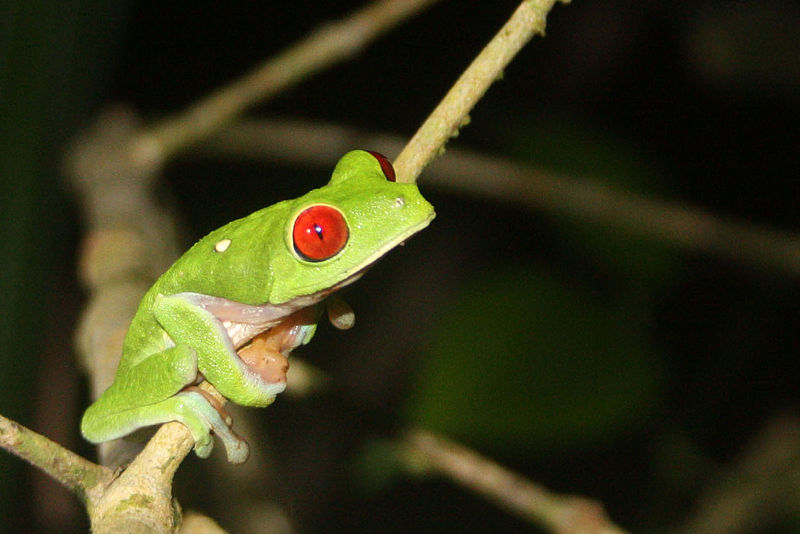
#> input picture doc/Traitement_images/data/grenouille.jpg, 800 x 534 px
$ python grenouille_rotate.py
#> lines starting #> are read from the running program, lines starting #| are printed output that depends on the picture
from PIL import Image
import numpy as np
from matplotlib import pyplot as plt
from matplotlib import cm
from scipy import ndimage
im = Image.open('../data/grenouille.jpg')
#> im is the input picture: PIL image 800x534 RGB; mean R, G, B 54.7, 54.1, 25.7
rouge, vert, bleu = im.split()
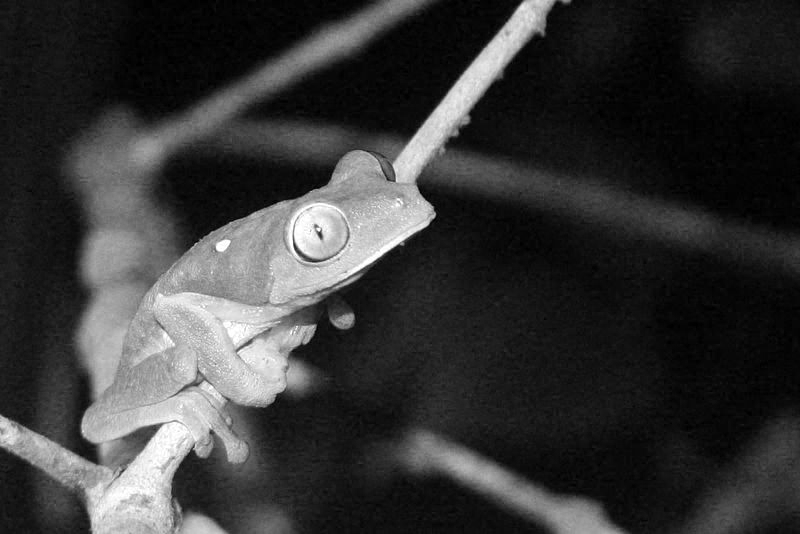
#> rouge: PIL image 800x534 L; min 0, max 255, mean 54.7
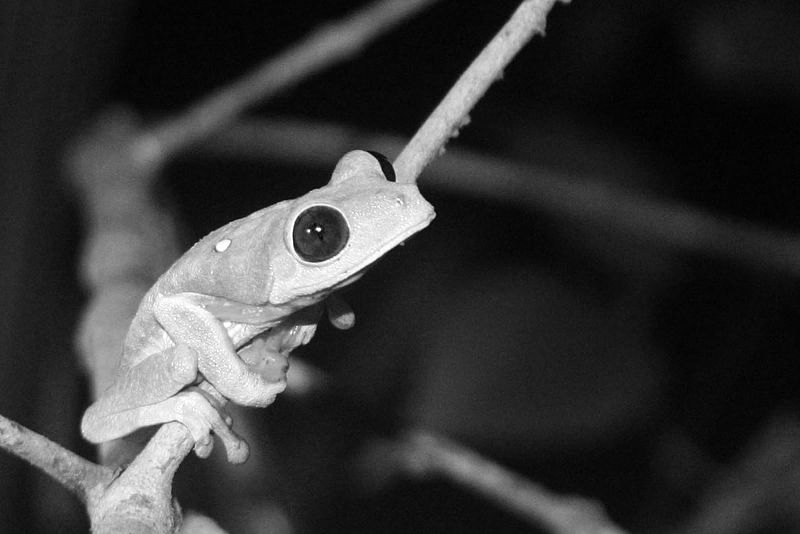
#> vert: PIL image 800x534 L; min 0, max 255, mean 54.1
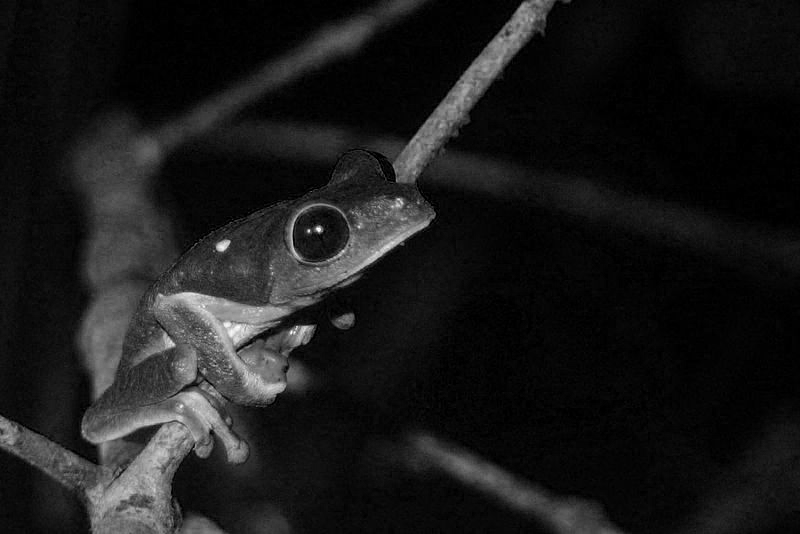
#> bleu: PIL image 800x534 L; min 0, max 255, mean 25.7
z = np.array(rouge)
zrr = ndimage.rotate(z, 30.)
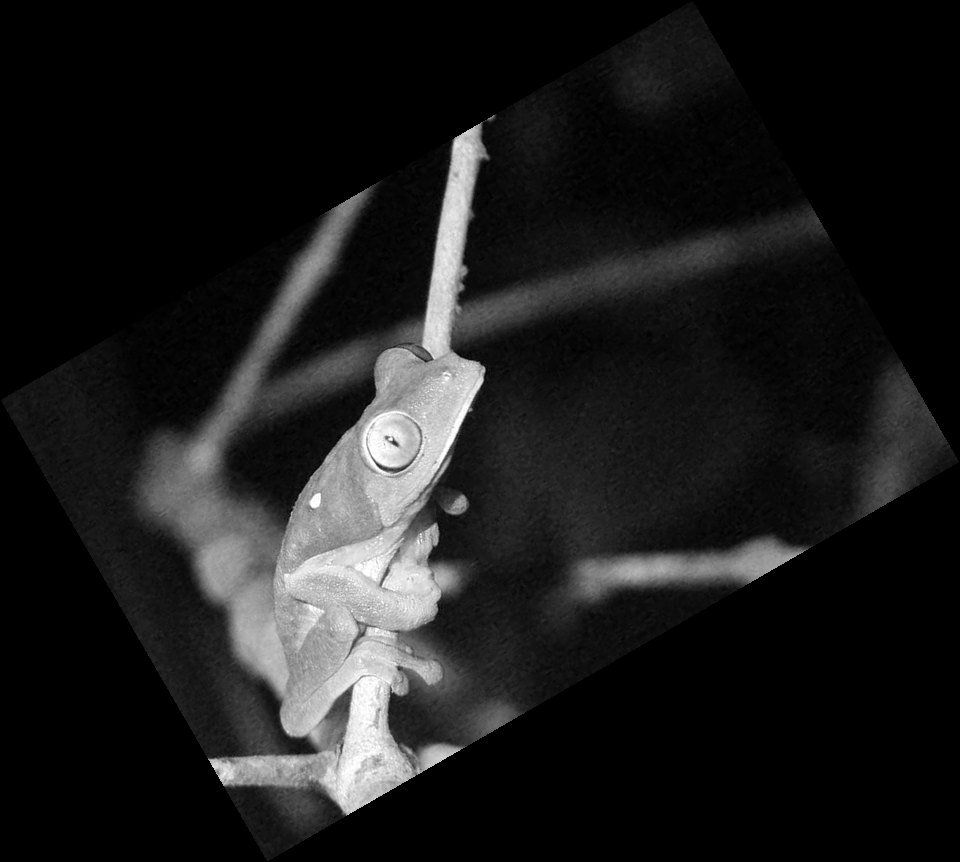
#> zrr: shape (862, 960); min 0, max 255, mean 28.2
zrn = ndimage.rotate(z, 30.,
  reshape = False)
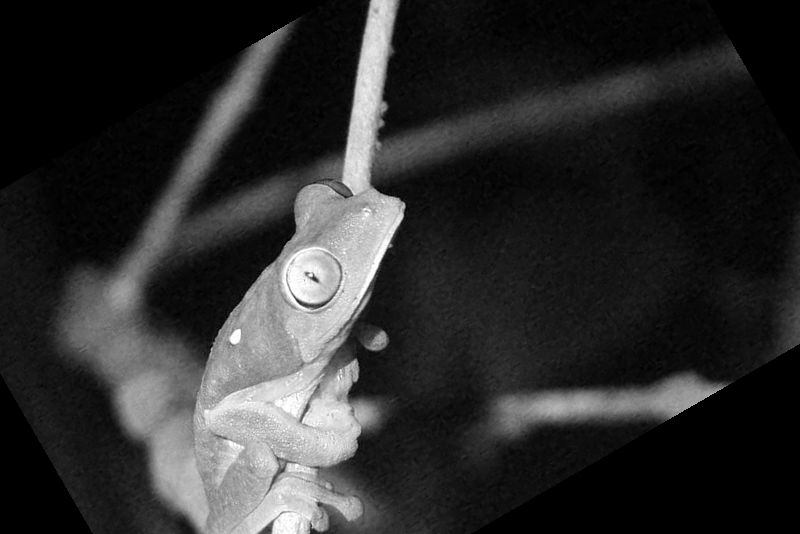
#> zrn: shape (534, 800); min 0, max 255, mean 44.6

ny, nx = z.shape
#> ny = 534; nx = 800
nyrr, nxrr = zrr.shape
#> nyrr = 862; nxrr = 960
nyrn, nxrn = zrn.shape
#> nyrn = 534; nxrn = 800

fig = plt.figure(0) # On cree une figure
plt.clf()
ax1 =fig.add_subplot(3,1,1)
plt.imshow(z, origin = "upper")
plt.xticks([0, nx])
plt.yticks([0, ny])
ax2 =  fig.add_subplot(3,1,2)
plt.imshow(zrr,  origin = "upper")
plt.xticks([0, nxrr])
plt.yticks([0, nyrr])
ax2 =  fig.add_subplot(3,1,3)
plt.imshow(zrn,  origin = "upper")
plt.xticks([0, nxrn])
plt.yticks([0, nyrn])
plt.show()
